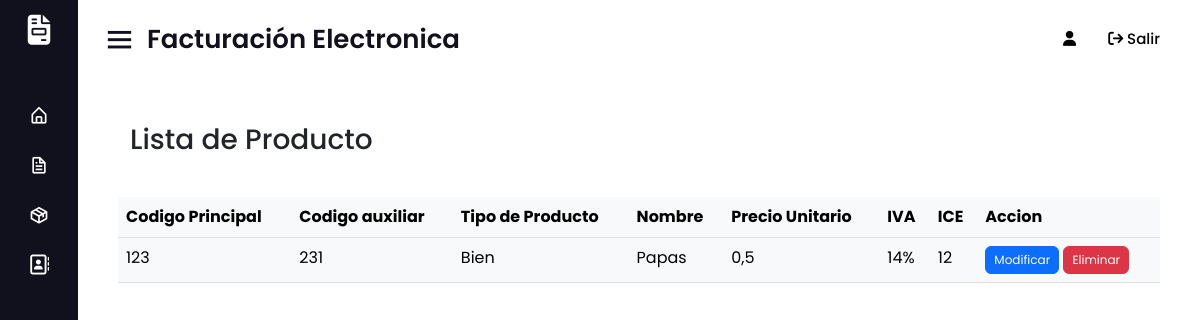
The page /listar_producto/ on the database its author committed.
### producto/models.py (models this page shows, shortened)
class Producto(models.Model):
    codigo_principal = models.BigIntegerField(primary_key=True)
    codigo_auxiliar = models.BigIntegerField()
    tipo_producto = models.IntegerField(choices=tipo_producto)
    nombre = models.CharField(max_length=100)
    valor_unitario = models.FloatField()
    iva = models.IntegerField(choices=tipo_iva)
    ice = models.IntegerField()
    class Meta:
        verbose_name = 'producto'
        verbose_name_plural = 'productos'

### core/views.py (the view)
# urls.py: path('listar_producto/', views.listar_productos, name='listar_productos'),
def listar_productos(request):
    productos = Producto.objects.all()
    data = {
        'productos' : productos
    }
    return render(request, "producto/listar.html", data)

### producto/templates/producto/listar.html (shortened to what this page needs)
{% extends 'core/base.html' %}
{% block content %}
{% load crispy_forms_tags %}
{% load humanize %}
<div class="container">
    <div class="row justify-content-center mt-5 mr-1">
        <div class="formulario col-md-12">
            <form class="row g-3 p-4" method="post">
                <div class="mb-3 row">
                    <h3>Lista de Producto</h3>
                </div>
                <table class="table table-light">
                    <tr>
                      <th>Codigo Principal</th>
                      <th>Codigo auxiliar</th>
                      <th>Tipo de Producto</th>
                      <th>Nombre</th>
                      <th>Precio Unitario</th>
                      <th>IVA</th>
                      <th>ICE</th>
                      <th>Accion</th>
                    </tr>
                    {% for p in productos %}
                    <tr>
                        <td>{{ p.codigo_principal  }}</td>
                        <td>{{ p.codigo_auxiliar }}</td>
                        <td>
                            {% if p.tipo_producto == 1 %}
                            Bien
                            {% else %}
                            Servicio
                            {% endif %}
                        </td>
                        <td>{{ p.nombre }}</td>
                        <td>{{ p.valor_unitario | intcomma }}</td>
                        <td>
                            {% if p.iva == 1 %}
                            0%
                            {% elif p.iva == 2 %}
                            12%
                            {% elif p.iva == 3 %}
                            14%
                            {% elif p.iva == 4 %}
                            No Objeto de Impuesto
                            {% elif p.iva == 5 %}
                            Exento de IVA
                            {% endif %}
                        </td>
                        <td>{{ p.ice }}</td>
                        <td>
                            <a type="button" class="btn btn-primary " href="{% url 'modificar' p.codigo_principal %}" id="modificar">Modificar</a>
                            <a type="button" class="btn btn-danger" href="{% url 'eliminar' p.codigo_principal %}" id="eliminar">Eliminar</a>
                        </td>
                    </tr>
                    {% endfor %}
                </table>
            </form>
        </div>
    </div>
</div>
{% endblock %}

### core/static/core/css/style.css (style rules this page uses)
* { margin: 0; padding: 0; box-sizing: border-box; font-family: 'Poppins', sans-serif; }
body { overflow: auto; }
#modificar, #eliminar { --bs-btn-padding-y: .25rem; --bs-btn-padding-x: .5rem; --bs-btn-font-size: .75rem; }

### rows shown on the page
Producto: codigo_principal "123", codigo_auxiliar "231", tipo_producto "Bien", nombre "Papas", valor_unitario "0,5", iva "14%", ice "12"
